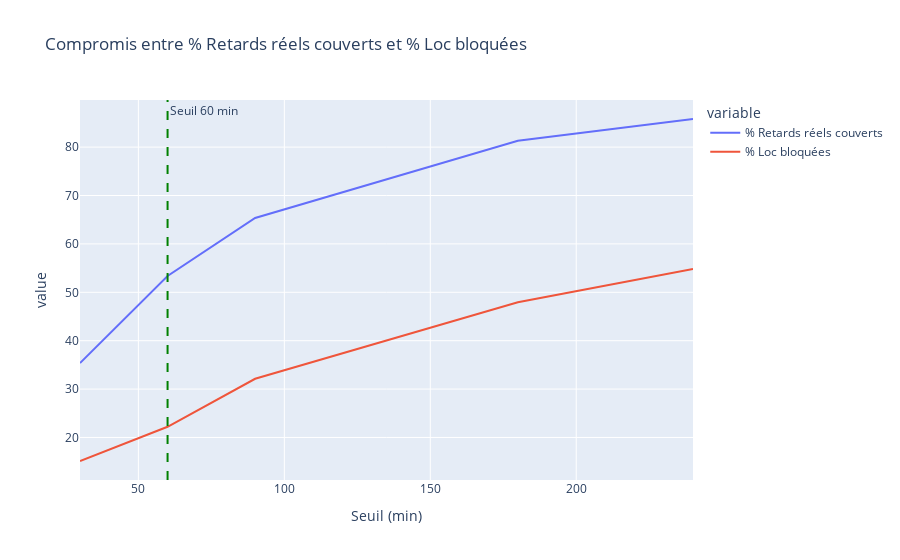

Write notebook code for a chart like this one.
### Code cell
# Analyse meilleur Seuil : calcul des gains et coûts entre chaque seuil
gains_retards = [
    df_resultat['% Retards réels couverts'].iloc[i+1] - df_resultat['% Retards réels couverts'].iloc[i]
    for i in range(len(df_resultat)-1)
]
couts_locations = [
    df_resultat['% Loc bloquées'].iloc[i+1] - df_resultat['% Loc bloquées'].iloc[i]
    for i in range(len(df_resultat)-1)
]

# Calcul du ratio Gain/Coût
ratios = [
    gains_retards[i] / coûts if coûts != 0 else float('inf')
    for i, coûts in enumerate(couts_locations)
]

# Affichage des ratios pour chaque transition
print("Ratios Gain/Coût pour chaque transition entre les seuils :")
for i, (gain, cout, ratio) in enumerate(zip(gains_retards, couts_locations, ratios)):
    seuil_depart = df_resultat['Seuil (min)'].iloc[i]
    seuil_arrivee = df_resultat['Seuil (min)'].iloc[i+1]
    print(f"Transition de {seuil_depart} min à {seuil_arrivee} min :")
    print(f"  Gain en % Retards couverts = {gain:.2f}")
    print(f"  Augmentation en % Loc bloquées = {cout:.2f}")
    print(f"  Ratio Gain/Coût = {ratio:.2f}\n")

print("Seuil optimal (60 min) : Le ratio Gain/Coût est maximal à ce seuil (2.54), indiquant que chaque point supplémentaire de locations\n bloquées permet de couvrir 2.54 points de retards. Ce seuil représente donc le meilleur compromis entre efficacité et coût opérationnel.")    

# Visualisation 
fig = px.line(df_resultat, x='Seuil (min)', y=['% Retards réels couverts', '% Loc bloquées'],
              title='Compromis entre % Retards réels couverts et % Loc bloquées')
        
# Ajout d'une ligne verticale pour le seuil de 60 minutes
fig.add_vline(x=60, line_width=2, line_dash="dash", line_color="green", annotation_text="Seuil 60 min")

fig.show()

### Figure 1 — Plotly figure (JSON) as saved in the notebook; plotly's stock layout.template omitted (floating-point values rounded to 4 significant figures)
{"data": [{"hovertemplate": "variable=% Retards réels couverts<br>Seuil (min)=%{x}<br>value=%{y}<extra></extra>", "legendgroup": "% Retards réels couverts", "line": {"color": "#636efa", "dash": "solid"}, "marker": {"symbol": "circle"}, "mode": "lines", "name": "% Retards réels couverts", "orientation": "v", "showlegend": true, "type": "scatter", "x": [30, 60, 90, 180, 240], "xaxis": "x", "y": [35.37, 53.36, 65.37, 81.33, 85.81], "yaxis": "y"}, {"hovertemplate": "variable=% Loc bloquées<br>Seuil (min)=%{x}<br>value=%{y}<extra></extra>", "legendgroup": "% Loc bloquées", "line": {"color": "#EF553B", "dash": "solid"}, "marker": {"symbol": "circle"}, "mode": "lines", "name": "% Loc bloquées", "orientation": "v", "showlegend": true, "type": "scatter", "x": [30, 60, 90, 180, 240], "xaxis": "x", "y": [15.14, 22.21, 32.13, 47.95, 54.84], "yaxis": "y"}], "layout": {"annotations": [{"showarrow": false, "text": "Seuil 60 min", "x": 60, "xanchor": "left", "xref": "x", "y": 1, "yanchor": "top", "yref": "y domain"}], "legend": {"title": {"text": "variable"}, "tracegroupgap": 0}, "shapes": [{"line": {"color": "green", "dash": "dash", "width": 2}, "type": "line", "x0": 60, "x1": 60, "xref": "x", "y0": 0, "y1": 1, "yref": "y domain"}], "title": {"text": "Compromis entre % Retards réels couverts et % Loc bloquées"}, "xaxis": {"anchor": "y", "domain": [0, 1], "title": {"text": "Seuil (min)"}}, "yaxis": {"anchor": "x", "domain": [0, 1], "title": {"text": "value"}}}}
